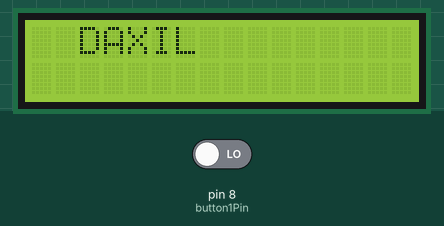
Simulated run of this sketch. Board: Arduino Uno, built with avr-gcc and run on an emulated ATmega328P. Shown: 16×2 character LCD. Inputs (shaded band) come from the test bench; at power-on: pin 8 (button1Pin) LOW.

Above: at 1.2 s.
1.3 s: pin 8 (button1Pin) driven HIGH
At 10.4 s:
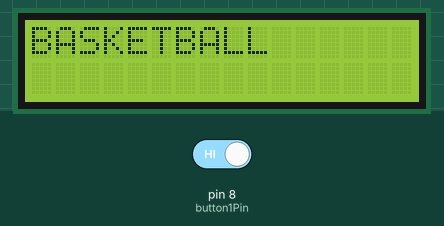
At 20.9 s:
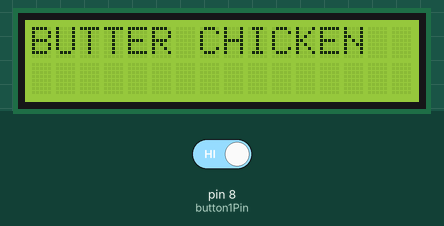

Measured:
- what the display in image 0 shows lasts 0.4 s, from 0.9 s to 1.3 s
- what the display in image 1 shows lasts 0.5 s, from 10.0 s to 10.5 s

The sketch:

code.ino
```cpp
#include <LiquidCrystal.h>
// Initialise the Serial LCD.
LiquidCrystal lcd(12, 11, 5, 4, 3, 2); // These pin numbers are hard coded in on the serial backpack
// board.
char *question[4] = {"Are you fine?", "Do you need help", "Are you vegan?", "Do you have food"};
int ans[2] = {0, 0};
int button1Pin = 8; // The SW1 button is connect to pin 8 of the Arduino.
int button2Pin = 9; // The SW2 button is connect to pin 9 of the Arduino.
int press = 0;      // variable
bool exit1 = true;  // boolean variable.
void setup()
{
    lcd.begin(16, 2); // Initialize the LCD.
    lcd.print("DAXIL");
    pinMode(button1Pin, INPUT); // Setup button1 pin as an input pin.
    pinMode(button2Pin, INPUT); // Setup button2 pin as an input pin.
}
void loop()
{

    // level1();
    level2();
    level3();
}
// LEVEL 1

void level1()
{

    lcd.clear();
    lcd.setCursor(0, 0); // goto first column and first line (0,0)
    lcd.print("321");    // Print at cursor Location
    lcd.setCursor(0, 1); // goto first column and second line
    lcd.print("Maker");  // Print at cursor Location
    delay(1000);
}

// LEVEL 2

void level2()
{

    for (int count = 0; count <= 11; count++)
    {
        // scroll one position right:

        lcd.setCursor(count, 0); // goto first column and first line (0,0)
        lcd.print("DAXIL");      // Print at cursor Location
        delay(400);              // delay of 400 milliseconds.
        lcd.clear();             // clear out lcd screen
    }

    for (int position = 11; position >= 0; position--)
    {
        // scroll one position left:

        lcd.setCursor(position, 1); // goto first column and first line (0,0)
        lcd.print("DAXIL");         // Print at cursor Location
        delay(400);                 // delay 400 milliseconds.
        lcd.clear();                // clear out lcd screen
    }
}
// LEVEL 3
void level3()
{

    if (digitalRead(button1Pin) == HIGH)
    {

        press++;    // increment
        delay(300); // delay of 300milliseconds.
        if (press > 2)
        {

            press = 0;
        }

        lcd.clear(); // to clear out screen
        if (press == 0)
        {

            lcd.setCursor(0, 0); // goto first column and first line (0,0)
            lcd.print("DAXIL");  // Print at cursor Location
        }

        else if (press == 1)
        {

            lcd.setCursor(0, 0);     // goto first column and first line (0,0)
            lcd.print("BASKETBALL"); // Print at cursor Location
        }
        else if (press == 2)
        {

            lcd.setCursor(0, 0);         // goto first column and first line (0,0)
            lcd.print("BUTTER CHICKEN"); // Print at cursor Location
        }

        delay(500); // delay of 500 milliseconds.
    }
}
```
